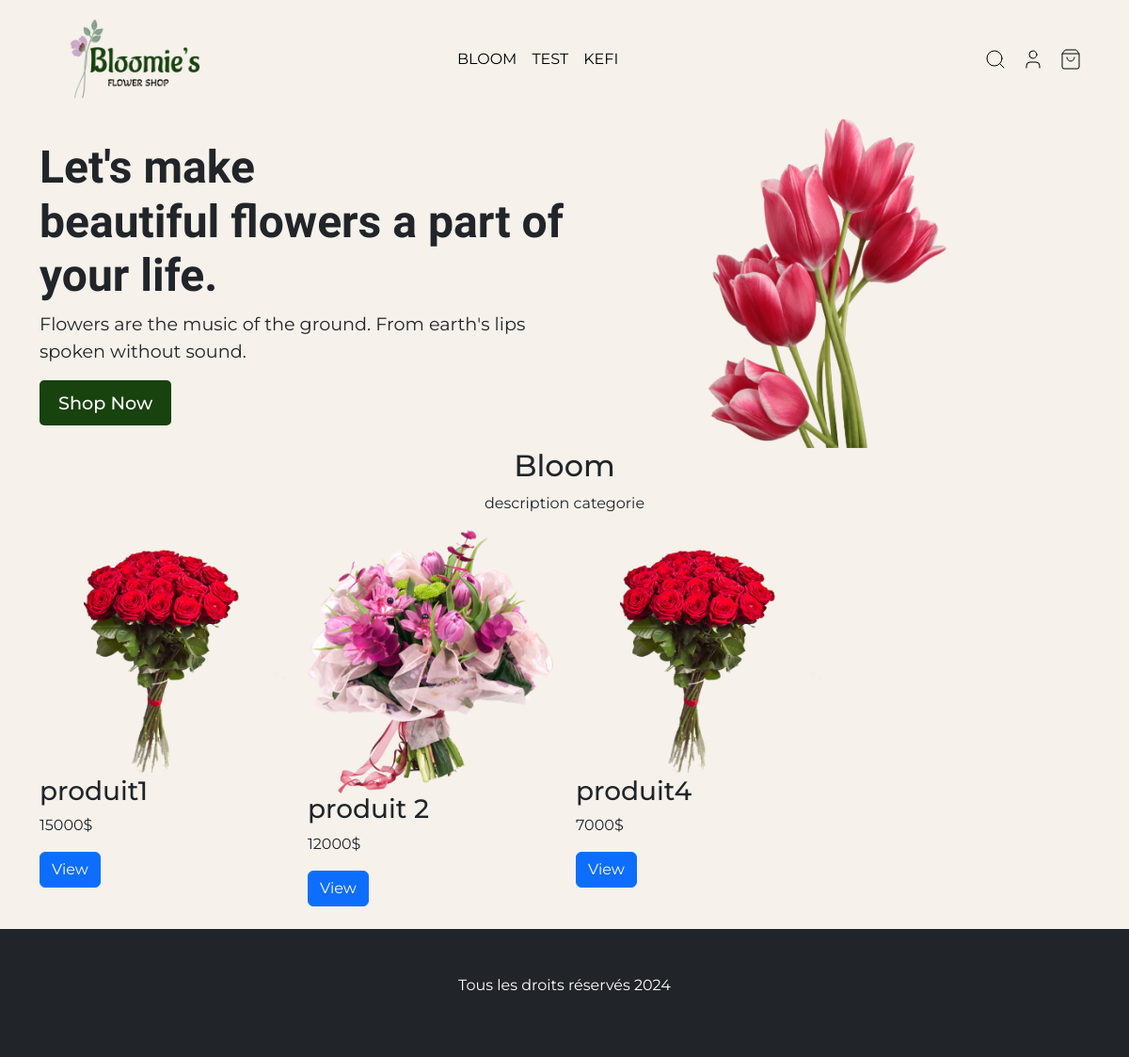
The page /categorie.php?id=1 on the database as committed earlier.
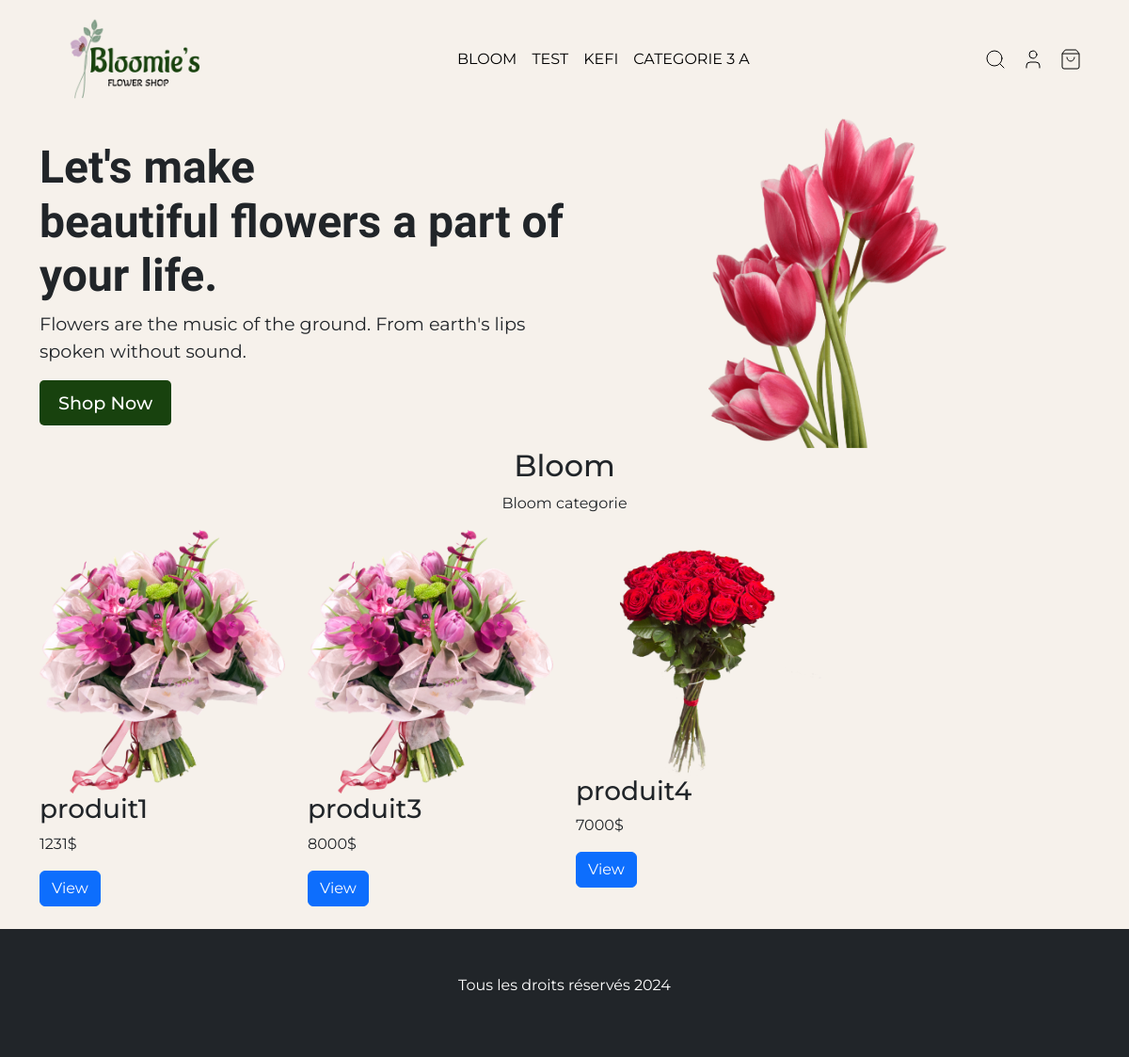
The same page on the database as committed later.
### tables this page shows
CREATE TABLE `categories` (
  `id` int(11) NOT NULL,
  `nom` varchar(255) NOT NULL,
  `description` varchar(255) NOT NULL,
  `image` varchar(255) NOT NULL,
  `createur` int(11) NOT NULL,
  `date_creation` date NOT NULL,
  `date_modification` date NOT NULL
);

CREATE TABLE `produit` (
  `id` int(11) NOT NULL,
  `nom` varchar(255) NOT NULL,
  `prix` float NOT NULL,
  `description` text NOT NULL,
  `image` text NOT NULL,
  `categorie` int(11) NOT NULL,
  `stock` int(11) NOT NULL,
  `date_creation` date NOT NULL,
  `date_modification` date NOT NULL
);

### inc/functions.php (called while the page is built, shortened)
<?php
function connectToDatabase(){
    try {
        $conn = new PDO("mysql:host=" . MONHOST . ";dbname=" . MABD, MONUSER, MONPWD);
        $conn->setAttribute(PDO::ATTR_ERRMODE, PDO::ERRMODE_EXCEPTION);
        return $conn;
    } catch (PDOException $e) {
        echo "Erreur de connexion à la base de données : " . $e->getMessage();
        die();
    }
}
function getAllCategories($conn){
    $requete = "SELECT * FROM categories";
    $resultat = $conn->query($requete);
    $categories = $resultat->fetchAll();
    return $categories;
}
function getAllProducts($conn){
    $requete = "SELECT * FROM produit";
    $resultat = $conn->query($requete);
    $produit = $resultat->fetchAll();
    return $produit;
}
$conn = connectToDatabase();
$categories = getAllCategories($conn);
$produits = getAllProducts($conn);
function getCategorieById($conn,$id){
    $requette ="SELECT * FROM categories WHERE id =$id  ";
    $statement = $conn->prepare($requette);
    $statement->execute();
    $resultats = $statement->fetch();
    return $resultats;
}
function getProduitByCategorie($conn,$id){
    $requette ="SELECT * FROM produit WHERE categorie =$id  ";
    $statement = $conn->prepare($requette);
    $statement->execute();
    $resultats = $statement->fetchAll();
    return $resultats;
}
?>

### categorie.php (the view, shortened to what this page needs)
<?php
include "inc/functions.php";
$produits = getProduitByCategorie($conn, $_GET['id']);
$CurrentCategorie = getCategorieById($conn, $_GET['id']);
include "inc/header.php";
?>
<section class="hero">
  <div class="container d-flex align-items-center">
    <div class="col-lg-6">
      <h1>Let's make <br> beautiful flowers a part of your life.</h1>
      <p>Flowers are the music of the ground. From earth's lips spoken without sound.</p>
      <button class="btn btn-primary">Shop Now</button>
    </div>
    <div class="col-lg-6 text-center">
      <img src="images/hero-asset.png" alt="hero" class="img-fluid w-50 ">
    </div>
  </div>
</section>
<section class="products">
  <div class="container">
    <div class="row">
      <div class="col-lg-12">
        <h2 class="text-center"><?php echo $CurrentCategorie['nom']; ?></h2>
        <p class="text-center"><?php echo $CurrentCategorie['description']; ?></p>
      </div>
    </div>
    <div class="row">
      <?php
      foreach ($produits as $produit) {
      ?>
        <div class="col-lg-3">
          <div class="product">
            <img src="images/<?php print $produit['image']; ?>" alt="product" class="img-fluid">
            <h3><?php print $produit['nom']; ?></h3>
            <p><?php print $produit['prix']; ?>$</p>
            <a href="produit.php?id=<?php print $produit['id']; ?>" class="btn btn-primary">View</a>
          </div>
        </div>
      <?php
      }
      ?>
    </div>
  </div>
</section>
<?php
include "inc/footer.php";

### inc/header.php (shortened to what this page needs)
<!DOCTYPE html>
<html lang="en">
<head>
  <link href="https://cdn.jsdelivr.net/npm/bootstrap@5.3.3/dist/css/bootstrap.min.css" rel="stylesheet">
  <link rel="stylesheet" href="./css/dashboard.css">
</head>
<body>
<header>
  <nav class="navbar navbar-expand-lg">
    <div class="container">
      <a class="navbar-brand" href="index.php">
        <img src="./images/logo-v.png" alt="Bloomie's Flower Shop" />
      </a>
      <div class="collapse navbar-collapse" id="navbarSupportedContent">
        <ul class="navbar-nav me-auto mb-2 mb-lg-0">
          <li class="nav-item">
            <?php
            foreach ($categories as $categorie) {
              print '<li class="nav-item"><a class="nav-link" href="categorie.php?id='.$categorie['id'].'">' . $categorie['nom'] . '</a></li>';
            }
            ?>
          </li>
        </ul>
        <ul class="navbar-nav mb-2 mb-lg-0">
        <div class="search-icon nav-link">
          <i data-lucide="search" stroke-width="1"></i>
        </div>
        <?php if (isset($_SESSION['nom'])) {
          print '<li class="nav-item">
          <a class="nav-link active" aria-current="page" href="profile.php">profile</a>
          </li>';
                  } else {
                    print '<li class="nav-item">
            <a class="nav-link active" aria-current="page" href="connexion.php"><i data-lucide="user" stroke-Width="1"></i></a>
          </li>';
                  }
        ?>
        <li class="nav-item">
          <a class="nav-link active" aria-current="page" href="cart.php"><i data-lucide="shopping-bag" stroke-width="1"></i></a>
          </li>
        </ul>
      </div>
    </div>
  </nav>
</header>

Rows that differ between the two databases and show on the page:
no longer on this page (row edited): produit: image (picture), nom "produit 2", prix "12000"
changed categories "BLOOM": description "description categorie" → "Bloom categorie"
added categories: nom "CATEGORIE 3 A"
changed produit "produit1": image: a different picture; prix "15000" → "1231"
now on this page (row edited): produit: image (picture), nom "produit3", prix "8000"
